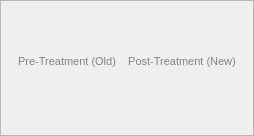
         <widget class="QFrame" name="frame_24">
          <property name="frameShape">
           <enum>QFrame::StyledPanel</enum>
          </property>
          <property name="frameShadow">
           <enum>QFrame::Raised</enum>
          </property>
          <layout class="QGridLayout" name="gridLayout_14">
           <item row="1" column="3">
            <widget class="QFrame" name="frame_26">
             <property name="maximumSize">
              <size>
               <width>16777215</width>
               <height>500</height>
              </size>
             </property>
             <property name="frameShape">
              <enum>QFrame::StyledPanel</enum>
             </property>
             <property name="frameShadow">
              <enum>QFrame::Plain</enum>
             </property>
            </widget>
           </item>
           <item row="0" column="3">
            <widget class="QLabel" name="label_36">
             <property name="minimumSize">
              <size>
               <width>0</width>
               <height>100</height>
              </size>
             </property>
             <property name="maximumSize">
              <size>
               <width>16777215</width>
               <height>100</height>
              </size>
             </property>
             <property name="font">
              <font>
               <family>Tahoma</family>
               <pointsize>8</pointsize>
              </font>
             </property>
             <property name="styleSheet">
              <string notr="true">background-color: rgba(255, 255, 255, 0);
color: rgb(130, 130, 130);</string>
             </property>
             <property name="text">
              <string>&lt;html&gt;&lt;head/&gt;&lt;body&gt;&lt;p&gt;Post-Treatment (New)&lt;/p&gt;&lt;/body&gt;&lt;/html&gt;</string>
             </property>
             <property name="alignment">
              <set>Qt::AlignCenter</set>
             </property>
            </widget>
           </item>
           <item row="0" column="1">
            <widget class="QLabel" name="label_35">
             <property name="minimumSize">
              <size>
               <width>0</width>
               <height>100</height>
              </size>
             </property>
             <property name="maximumSize">
              <size>
               <width>16777215</width>
               <height>100</height>
              </size>
             </property>
             <property name="font">
              <font>
               <family>Tahoma</family>
               <pointsize>8</pointsize>
              </font>
             </property>
             <property name="styleSheet">
              <string notr="true">background-color: rgba(255, 255, 255, 0);
color: rgb(130, 130, 130);</string>
             </property>
             <property name="text">
              <string>&lt;html&gt;&lt;head/&gt;&lt;body&gt;&lt;p&gt;Pre-Treatment (Old)&lt;/p&gt;&lt;/body&gt;&lt;/html&gt;</string>
             </property>
             <property name="alignment">
              <set>Qt::AlignCenter</set>
             </property>
            </widget>
           </item>
           <item row="1" column="2">
            <widget class="QFrame" name="frame_29">
             <property name="maximumSize">
              <size>
               <width>100</width>
               <height>16777215</height>
              </size>
             </property>
             <property name="frameShape">
              <enum>QFrame::StyledPanel</enum>
             </property>
             <property name="frameShadow">
              <enum>QFrame::Raised</enum>
             </property>
            </widget>
           </item>
           <item row="1" column="4">
            <widget class="QFrame" name="frame_25">
             <property name="maximumSize">
              <size>
               <width>100</width>
               <height>16777215</height>
              </size>
             </property>
             <property name="frameShape">
              <enum>QFrame::StyledPanel</enum>
             </property>
             <property name="frameShadow">
              <enum>QFrame::Raised</enum>
             </property>
            </widget>
           </item>
           <item row="1" column="0">
            <widget class="QFrame" name="frame_27">
             <property name="maximumSize">
              <size>
               <width>100</width>
               <height>16777215</height>
              </size>
             </property>
             <property name="frameShape">
              <enum>QFrame::StyledPanel</enum>
             </property>
             <property name="frameShadow">
              <enum>QFrame::Raised</enum>
             </property>
            </widget>
           </item>
           <item row="1" column="1">
            <widget class="QFrame" name="frame_28">
             <property name="maximumSize">
              <size>
               <width>16777215</width>
               <height>500</height>
              </size>
             </property>
             <property name="frameShape">
              <enum>QFrame::StyledPanel</enum>
             </property>
             <property name="frameShadow">
              <enum>QFrame::Plain</enum>
             </property>
            </widget>
           </item>
           <item row="2" column="1">
            <widget class="QFrame" name="frame_31">
             <property name="maximumSize">
              <size>
               <width>16777215</width>
               <height>100</height>
              </size>
             </property>
             <property name="frameShape">
              <enum>QFrame::StyledPanel</enum>
             </property>
             <property name="frameShadow">
              <enum>QFrame::Raised</enum>
             </property>
             <widget class="QPushButton" name="openAnotherButton_12">
              <property name="geometry">
               <rect>
                <x>270</x>
                <y>30</y>
                <width>91</width>
                <height>40</height>
               </rect>
              </property>
              <property name="minimumSize">
               <size>
                <width>0</width>
                <height>23</height>
               </size>
              </property>
              <property name="font">
               <font>
                <family>Tahoma</family>
                <pointsize>6</pointsize>
                <kerning>false</kerning>
               </font>
              </property>
              <property name="autoFillBackground">
               <bool>false</bool>
              </property>
              <property name="styleSheet">
               <string notr="true">background-color: rgb(55, 65, 70);
color: rgb(160, 160, 160);</string>
              </property>
              <property name="text">
               <string notr="true">T1CE</string>
              </property>
             </widget>
             <widget class="QPushButton" name="openAnotherButton_13">
              <property name="geometry">
               <rect>
                <x>380</x>
                <y>30</y>
                <width>61</width>
                <height>40</height>
               </rect>
              </property>
              <property name="minimumSize">
               <size>
                <width>0</width>
                <height>23</height>
               </size>
              </property>
              <property name="font">
               <font>
                <family>Tahoma</family>
                <pointsize>6</pointsize>
                <kerning>false</kerning>
               </font>
              </property>
              <property name="autoFillBackground">
               <bool>false</bool>
              </property>
              <property name="styleSheet">
               <string notr="true">background-color: rgb(55, 65, 70);
color: rgb(160, 160, 160);</string>
              </property>
              <property name="text">
               <string notr="true">T2</string>
              </property>
             </widget>
             <widget class="QPushButton" name="openAnotherButton_14">
              <property name="geometry">
               <rect>
                <x>110</x>
                <y>30</y>
                <width>141</width>
                <height>40</height>
               </rect>
              </property>
              <property name="minimumSize">
               <size>
                <width>0</width>
                <height>23</height>
               </size>
              </property>
              <property name="font">
               <font>
                <family>Tahoma</family>
                <pointsize>6</pointsize>
                <kerning>false</kerning>
               </font>
              </property>
              <property name="autoFillBackground">
               <bool>false</bool>
              </property>
              <property name="styleSheet">
               <string notr="true">background-color: rgb(55, 65, 70);
color: rgb(160, 160, 160);</string>
              </property>
              <property name="text">
               <string notr="true">FLAIR</string>
              </property>
             </widget>
            </widget>
           </item>
           <item row="2" column="3">
            <widget class="QFrame" name="frame_32">
             <property name="frameShape">
              <enum>QFrame::StyledPanel</enum>
             </property>
             <property name="frameShadow">
              <enum>QFrame::Raised</enum>
             </property>
             <widget class="QPushButton" name="openAnotherButton_17">
              <property name="geometry">
               <rect>
                <x>100</x>
                <y>30</y>
                <width>141</width>
                <height>40</height>
               </rect>
              </property>
              <property name="minimumSize">
               <size>
                <width>0</width>
                <height>23</height>
               </size>
              </property>
              <property name="font">
               <font>
                <family>Tahoma</family>
                <pointsize>6</pointsize>
                <kerning>false</kerning>
               </font>
              </property>
              <property name="autoFillBackground">
               <bool>false</bool>
              </property>
              <property name="styleSheet">
               <string notr="true">background-color: rgb(55, 65, 70);
color: rgb(160, 160, 160);</string>
              </property>
              <property name="text">
               <string notr="true">FLAIR</string>
              </property>
             </widget>
             <widget class="QPushButton" name="openAnotherButton_16">
              <property name="geometry">
               <rect>
                <x>370</x>
                <y>30</y>
                <width>61</width>
                <height>40</height>
               </rect>
              </property>
              <property name="minimumSize">
               <size>
                <width>0</width>
                <height>23</height>
               </size>
              </property>
              <property name="font">
               <font>
                <family>Tahoma</family>
                <pointsize>6</pointsize>
                <kerning>false</kerning>
               </font>
              </property>
              <property name="autoFillBackground">
               <bool>false</bool>
              </property>
              <property name="styleSheet">
               <string notr="true">background-color: rgb(55, 65, 70);
color: rgb(160, 160, 160);</string>
              </property>
              <property name="text">
               <string notr="true">T2</string>
              </property>
             </widget>
             <widget class="QPushButton" name="openAnotherButton_15">
              <property name="geometry">
               <rect>
                <x>260</x>
                <y>30</y>
                <width>91</width>
                <height>40</height>
               </rect>
              </property>
              <property name="minimumSize">
               <size>
                <width>0</width>
                <height>23</height>
               </size>
              </property>
              <property name="font">
               <font>
                <family>Tahoma</family>
                <pointsize>6</pointsize>
                <kerning>false</kerning>
               </font>
              </property>
              <property name="autoFillBackground">
               <bool>false</bool>
              </property>
              <property name="styleSheet">
               <string notr="true">background-color: rgb(55, 65, 70);
color: rgb(160, 160, 160);</string>
              </property>
              <property name="text">
               <string notr="true">T1CE</string>
              </property>
             </widget>
            </widget>
           </item>
          </layout>
         </widget>
